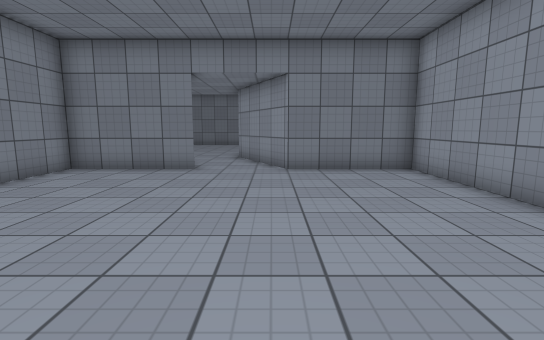
View 1 (above)

16 first-person views from a walk through a 3-D level made in the Unity game engine. The camera is 1.3 m above the floor, tilts 8° down and sees 85° across. The floor is counted in squares, 1 m on a side. Each view is taken from the middle of a square. On the plan, view 1 faces up. The plan holds only what a view shows up to about 14 squares ahead; the rest is blank. Surface patterns are stand-ins for the level's own textures.

View 2
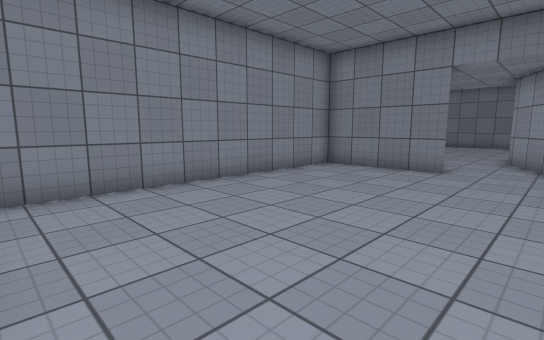

View 3
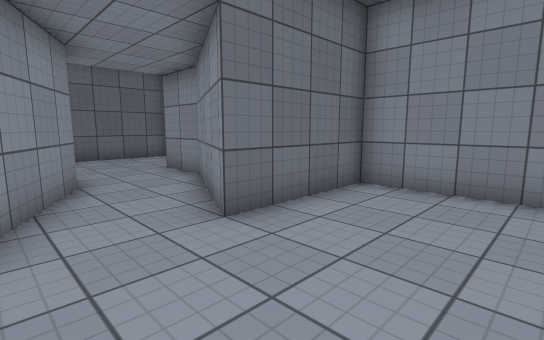

View 4
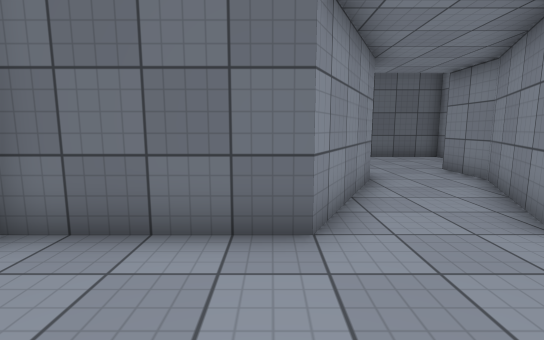

View 5
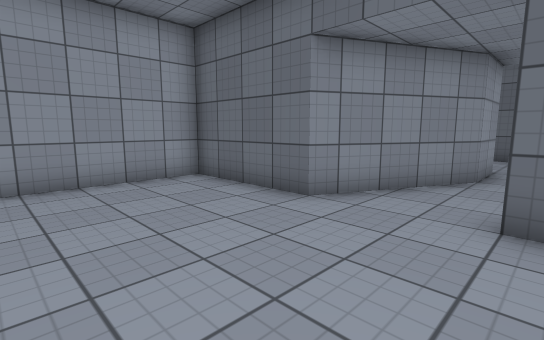

View 6
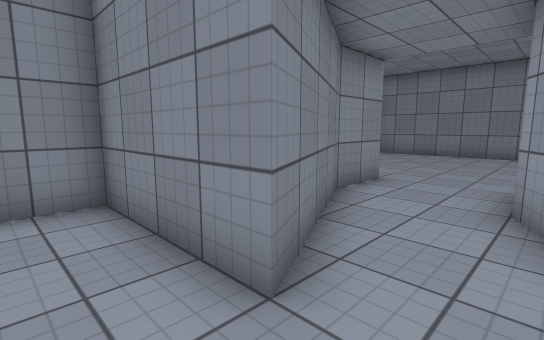

View 7
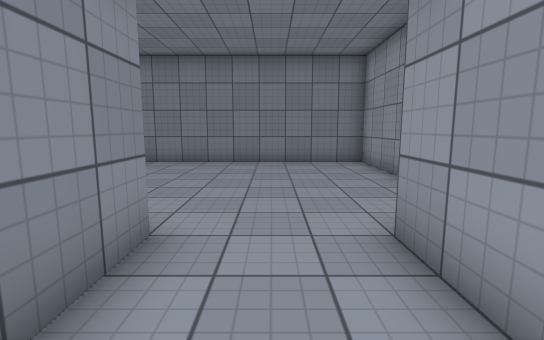

View 8
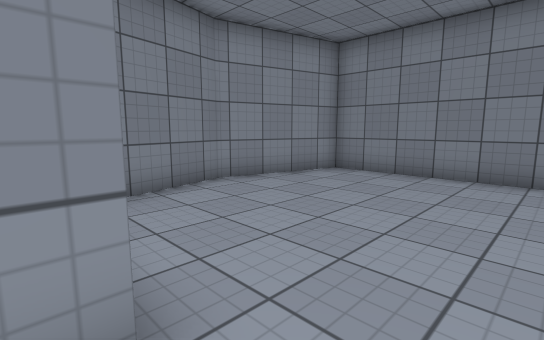

View 9
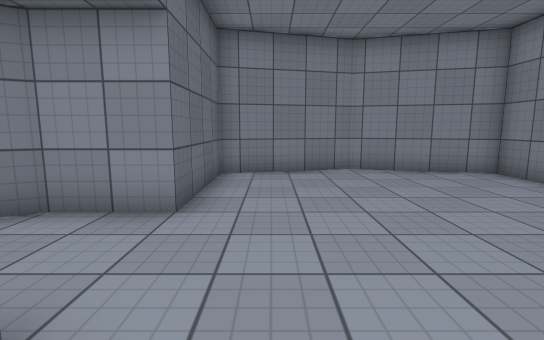

View 10
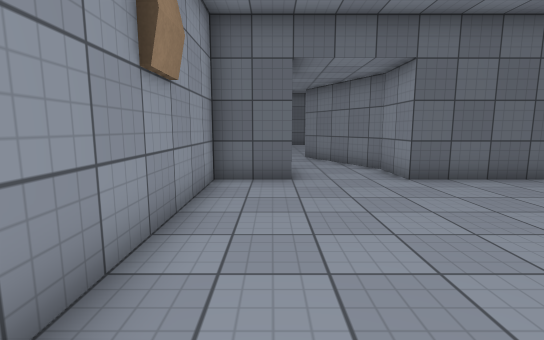

View 11
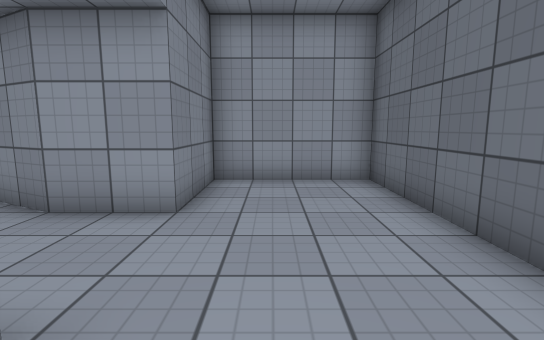

View 12
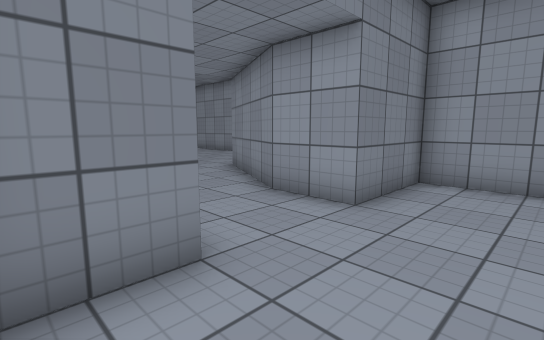

View 13
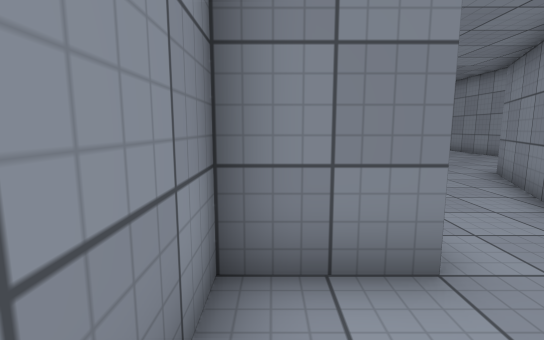

View 14
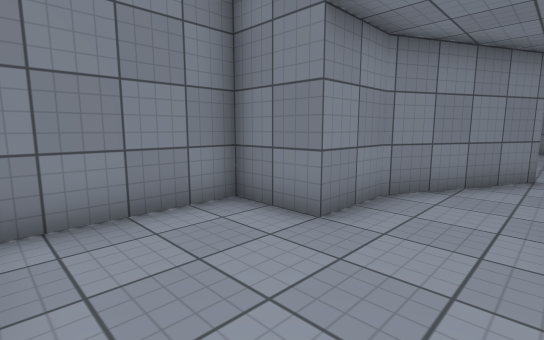

View 15
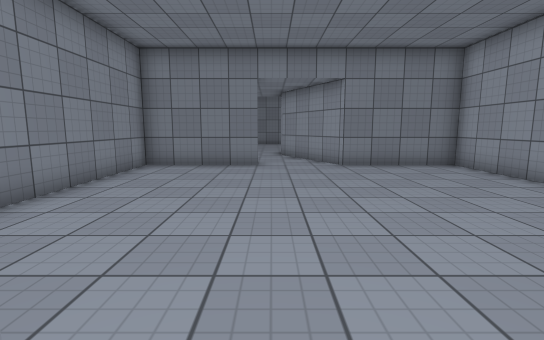

View 16
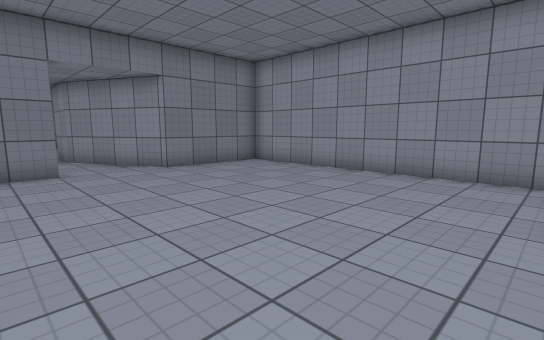

### Floor plan
Points are (right, up) in squares from view 1. A wall is a line through its corners. A room is listed if a view was taken in it or the views show most of it. See-through windows are left out.
Room 1 (views 1, 2, 3, 4, 5, 6, 15, 16)
walls: (-3.3, 11.1) (-2.5, 9.5) (-6.5, 9.5) (-6.5, -0.5) (-2.5, -0.5) (-3.3, -2.1); (-0.7, -2.9) (0.5, -0.5) (4.5, -0.5) (4.5, 9.5) (0.5, 9.5) (-0.7, 11.9)
ways out: opening at (-2, 11) to room 2; opening at (-2, -2) to room 3
Room 2 (views 7, 8, 9, 10)
walls: (-0.7, 11.9) (-1.5, 13.5) (-1.5, 15.5) (0.5, 15.5) (0.5, 23.5) (-8.5, 23.5) (-9.5, 19.5) (-8.5, 15.5) (-4.5, 15.5) (-4.5, 13.5) (-3.3, 11.1)
ways out: opening at (-2, 11) to room 1
Room 3 (views 11, 12, 13, 14)
walls: (-3.3, -2.1) (-4.5, -4.5) (-4.5, -6.5) (-6.5, -6.5) (-6.5, -10.5) (1.5, -10.5) (1.5, -6.5) (-1.5, -6.5) (-1.5, -4.5) (-0.7, -2.9)
ways out: opening at (-2, -2) to room 1

Positions as (right, up) in squares from view 1, and headings:
1: (0, 0), facing up
2: (0, 0), facing up-left
3: (0, 3), facing down-left
4: (1, 3), facing down
5: (-3, 4), facing down-right
6: (-1, 8), facing up-left
7: (-3, 12), facing up
8: (-3, 15), facing up-left
9: (0, 17), facing left
10: (-1, 23), facing down
11: (-6, -8), facing right
12: (-6, -9), facing up-right
13: (-6, -9), facing up
14: (-2, -10), facing up-left
15: (-2, -1), facing up
16: (-4, 0), facing up-right
